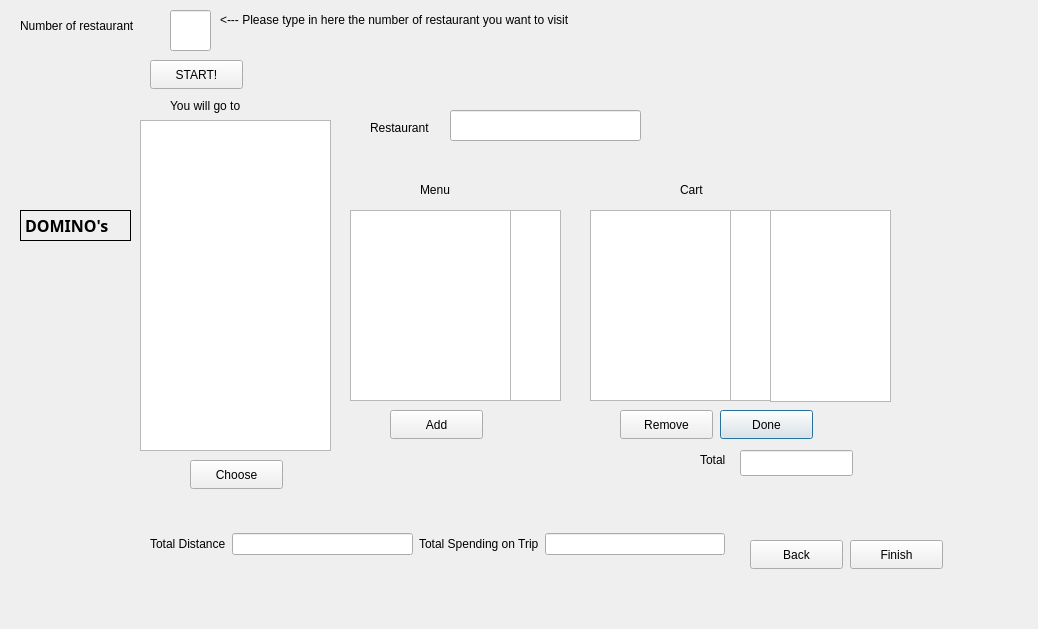
<?xml version="1.0" encoding="UTF-8"?>
<ui version="4.0">
 <class>ShorttestTripFromDomino</class>
 <widget class="QDialog" name="ShorttestTripFromDomino">
  <property name="geometry">
   <rect>
    <x>0</x>
    <y>0</y>
    <width>1038</width>
    <height>629</height>
   </rect>
  </property>
  <property name="windowTitle">
   <string>Dialog</string>
  </property>
  <widget class="QListWidget" name="listWidget_menu">
   <property name="geometry">
    <rect>
     <x>350</x>
     <y>210</y>
     <width>161</width>
     <height>191</height>
    </rect>
   </property>
  </widget>
  <widget class="QLabel" name="label_5">
   <property name="geometry">
    <rect>
     <x>700</x>
     <y>450</y>
     <width>63</width>
     <height>20</height>
    </rect>
   </property>
   <property name="text">
    <string>Total</string>
   </property>
  </widget>
  <widget class="QListWidget" name="listWidget_price">
   <property name="geometry">
    <rect>
     <x>510</x>
     <y>210</y>
     <width>51</width>
     <height>191</height>
    </rect>
   </property>
  </widget>
  <widget class="QWidget" name="layoutWidget">
   <property name="geometry">
    <rect>
     <x>150</x>
     <y>530</y>
     <width>575</width>
     <height>28</height>
    </rect>
   </property>
   <layout class="QHBoxLayout" name="horizontalLayout">
    <item>
     <widget class="QLabel" name="label_7">
      <property name="text">
       <string>Total Distance</string>
      </property>
     </widget>
    </item>
    <item>
     <widget class="QLineEdit" name="lineEdit_totalDistance"/>
    </item>
    <item>
     <widget class="QLabel" name="label_6">
      <property name="text">
       <string>Total Spending on Trip</string>
      </property>
     </widget>
    </item>
    <item>
     <widget class="QLineEdit" name="lineEdit_totalSpentTrip"/>
    </item>
   </layout>
  </widget>
  <widget class="QListWidget" name="listWidget_cartPrice">
   <property name="geometry">
    <rect>
     <x>770</x>
     <y>210</y>
     <width>121</width>
     <height>192</height>
    </rect>
   </property>
  </widget>
  <widget class="QLabel" name="label">
   <property name="geometry">
    <rect>
     <x>370</x>
     <y>120</y>
     <width>121</width>
     <height>16</height>
    </rect>
   </property>
   <property name="text">
    <string>Restaurant </string>
   </property>
  </widget>
  <widget class="QPushButton" name="pushButton_5">
   <property name="geometry">
    <rect>
     <x>720</x>
     <y>410</y>
     <width>93</width>
     <height>29</height>
    </rect>
   </property>
   <property name="text">
    <string>Done</string>
   </property>
  </widget>
  <widget class="QListWidget" name="listWidget_cartItem">
   <property name="geometry">
    <rect>
     <x>590</x>
     <y>210</y>
     <width>141</width>
     <height>191</height>
    </rect>
   </property>
  </widget>
  <widget class="QPushButton" name="pushButton">
   <property name="geometry">
    <rect>
     <x>390</x>
     <y>410</y>
     <width>93</width>
     <height>29</height>
    </rect>
   </property>
   <property name="text">
    <string>Add</string>
   </property>
  </widget>
  <widget class="QLineEdit" name="lineEdit_totalOnRest">
   <property name="geometry">
    <rect>
     <x>740</x>
     <y>450</y>
     <width>113</width>
     <height>26</height>
    </rect>
   </property>
  </widget>
  <widget class="QLabel" name="label_4">
   <property name="geometry">
    <rect>
     <x>680</x>
     <y>180</y>
     <width>63</width>
     <height>20</height>
    </rect>
   </property>
   <property name="text">
    <string>Cart</string>
   </property>
  </widget>
  <widget class="QPushButton" name="pushButton_2">
   <property name="geometry">
    <rect>
     <x>620</x>
     <y>410</y>
     <width>93</width>
     <height>29</height>
    </rect>
   </property>
   <property name="text">
    <string>Remove</string>
   </property>
  </widget>
  <widget class="QLabel" name="label_3">
   <property name="geometry">
    <rect>
     <x>420</x>
     <y>180</y>
     <width>63</width>
     <height>20</height>
    </rect>
   </property>
   <property name="text">
    <string>Menu</string>
   </property>
  </widget>
  <widget class="QPushButton" name="pushButton_6">
   <property name="geometry">
    <rect>
     <x>850</x>
     <y>540</y>
     <width>93</width>
     <height>29</height>
    </rect>
   </property>
   <property name="text">
    <string>Finish</string>
   </property>
  </widget>
  <widget class="QPushButton" name="pushButton_3">
   <property name="geometry">
    <rect>
     <x>750</x>
     <y>540</y>
     <width>93</width>
     <height>29</height>
    </rect>
   </property>
   <property name="text">
    <string>Back</string>
   </property>
  </widget>
  <widget class="QLabel" name="label_2">
   <property name="geometry">
    <rect>
     <x>170</x>
     <y>90</y>
     <width>161</width>
     <height>31</height>
    </rect>
   </property>
   <property name="text">
    <string>You will go to</string>
   </property>
  </widget>
  <widget class="QPushButton" name="pushButton_4">
   <property name="geometry">
    <rect>
     <x>190</x>
     <y>460</y>
     <width>93</width>
     <height>29</height>
    </rect>
   </property>
   <property name="text">
    <string>Choose</string>
   </property>
  </widget>
  <widget class="QLineEdit" name="name">
   <property name="geometry">
    <rect>
     <x>450</x>
     <y>110</y>
     <width>191</width>
     <height>31</height>
    </rect>
   </property>
  </widget>
  <widget class="QListWidget" name="listWidget">
   <property name="geometry">
    <rect>
     <x>140</x>
     <y>120</y>
     <width>191</width>
     <height>331</height>
    </rect>
   </property>
  </widget>
  <widget class="QLabel" name="label_8">
   <property name="geometry">
    <rect>
     <x>20</x>
     <y>10</y>
     <width>161</width>
     <height>31</height>
    </rect>
   </property>
   <property name="text">
    <string>Number of restaurant</string>
   </property>
  </widget>
  <widget class="QLabel" name="label_9">
   <property name="geometry">
    <rect>
     <x>220</x>
     <y>10</y>
     <width>451</width>
     <height>20</height>
    </rect>
   </property>
   <property name="text">
    <string>&lt;--- Please type in here the number of restaurant you want to visit</string>
   </property>
  </widget>
  <widget class="QPushButton" name="pushButton_start">
   <property name="geometry">
    <rect>
     <x>150</x>
     <y>60</y>
     <width>93</width>
     <height>29</height>
    </rect>
   </property>
   <property name="text">
    <string>START!</string>
   </property>
  </widget>
  <widget class="QLabel" name="label_10">
   <property name="geometry">
    <rect>
     <x>20</x>
     <y>210</y>
     <width>111</width>
     <height>31</height>
    </rect>
   </property>
   <property name="font">
    <font>
     <family>Perpetua</family>
     <pointsize>12</pointsize>
     <weight>75</weight>
     <bold>true</bold>
     <strikeout>false</strikeout>
    </font>
   </property>
   <property name="frameShape">
    <enum>QFrame::Box</enum>
   </property>
   <property name="text">
    <string>DOMINO's</string>
   </property>
  </widget>
  <widget class="QLineEdit" name="lineEdit_noOfRes">
   <property name="geometry">
    <rect>
     <x>170</x>
     <y>10</y>
     <width>41</width>
     <height>41</height>
    </rect>
   </property>
  </widget>
  <widget class="QListWidget" name="listWidget_2">
   <property name="geometry">
    <rect>
     <x>730</x>
     <y>210</y>
     <width>41</width>
     <height>191</height>
    </rect>
   </property>
  </widget>
 </widget>
 <resources/>
 <connections/>
</ui>
